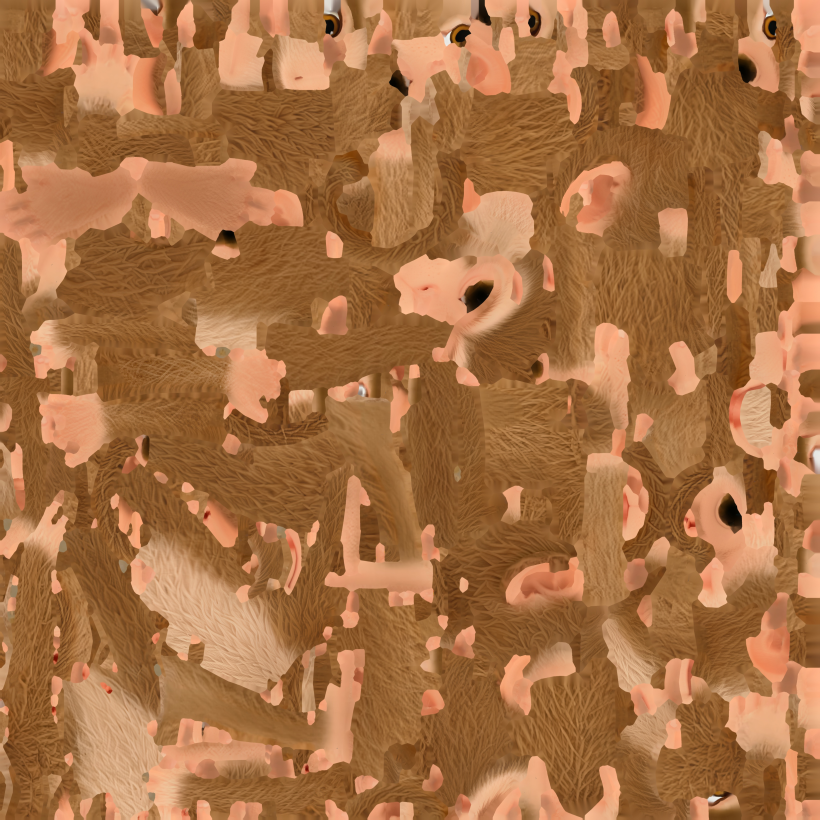
#> input picture assets/models/monkey/tripo-p2/monkey.fbm/monkey_basecolor.jpg, 4096 x 4096 px, found by its file name (shown at 1/5 size)
$ python monkey-maps.py
#> lines starting #> are read from the running program, lines starting #| are printed output that depends on the picture; after the words box and inside, x2 and y2 are one past the last pixel; in counts of white or black regions, pixels touching at a corner belong together
# Writes the web color map and the web normal map of the Tripo monkey from the maps of its FBX
# (design 4.5, assets/models/monkey/README.md, "Color map" and "Normal map"). The color map is the
# source image at 2048 pixels, with no change of a color: the fur, the brows, and the eye paint
# stay as the FBX shows them. The normal map limits each tilt of the source, scales it to 1024
# pixels, and stores the tilts times NORMAL_MAP_GAIN of src/scene/fur.ts. The output depends only on
# the input files and on cwebp 1.5.0.
#
# Usage: uv run --no-project --with numpy==2.5.4 --with pillow==13.0.0 python -I tools/monkey-maps.py
import os
import subprocess
import sys
import tempfile

import numpy as np
from PIL import Image

SOURCE = 'assets/models/monkey/tripo-p2/monkey.fbm/monkey_basecolor.jpg'
NORMAL_SOURCE = 'assets/models/monkey/tripo-p2/monkey.fbm/monkey_normal.jpg'
COLOR_OUT = 'assets/models/monkey/tripo-hand/monkey-color.webp'
NORMAL_OUT = 'assets/models/monkey/tripo-hand/monkey-normal.webp'
SIZE = 2048
NORMAL_SIZE = 1024
QUALITY = 60
#: The largest length of the x, y tilt of a normal of the source, and the gain of the stored tilts
#: (`NORMAL_MAP_GAIN` of src/scene/fur.ts). A larger tilt is a baked edge of the source mesh.
NORMAL_LIMIT = 0.2
NORMAL_GAIN = 4


def color_map():
    """Writes the color map: the source scaled to SIZE (Lanczos), WebP quality QUALITY, method 6."""
    image = Image.open(SOURCE).convert('RGB').resize((SIZE, SIZE), Image.LANCZOS)
    image.save(COLOR_OUT, 'WEBP', quality=QUALITY, method=6)
    print(f'{COLOR_OUT}: {SIZE} x {SIZE}, {os.path.getsize(COLOR_OUT)} bytes')


def normal_map():
    """Writes the normal map of the fur: each x, y tilt of the source limited to the length
    NORMAL_LIMIT, a box scale to NORMAL_SIZE, then the tilts times NORMAL_GAIN in red and green,
    255 in blue (the shader does not read it), and cwebp -q 60 -sharp_yuv -m 6. The limit comes
    before the gain, so that no stored value clips."""
    a = np.asarray(Image.open(NORMAL_SOURCE).convert('RGB')).astype(np.float64) / 255 * 2 - 1
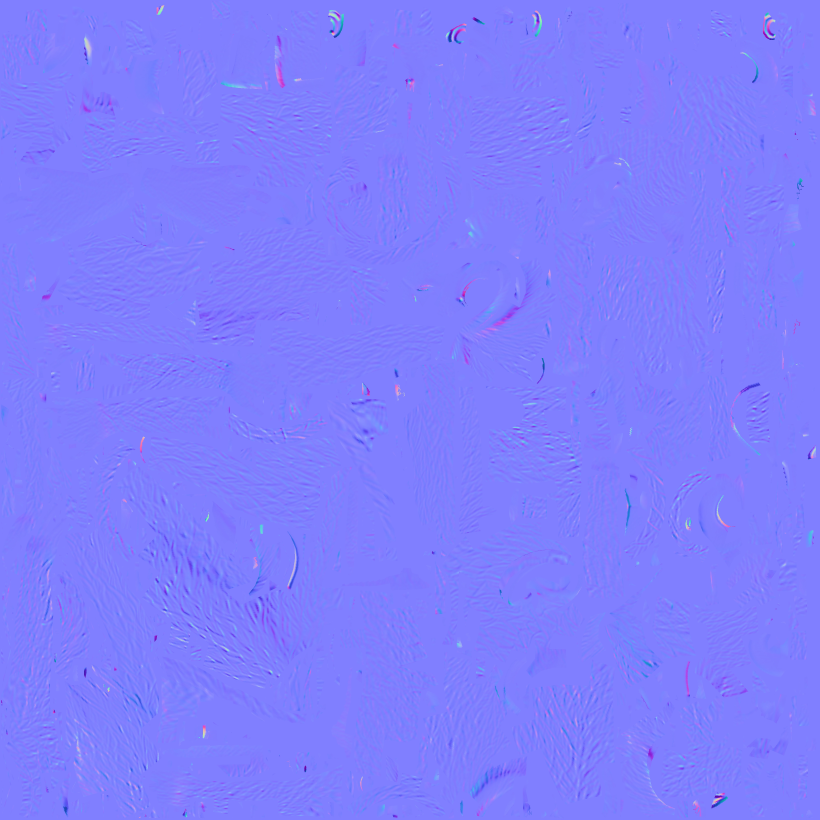
#> input picture assets/models/monkey/tripo-p2/monkey.fbm/monkey_normal.jpg, 4096 x 4096 px, found by its file name (shown at 1/5 size)
    t = a[..., :2].copy()
    length = np.linalg.norm(t, axis=-1)
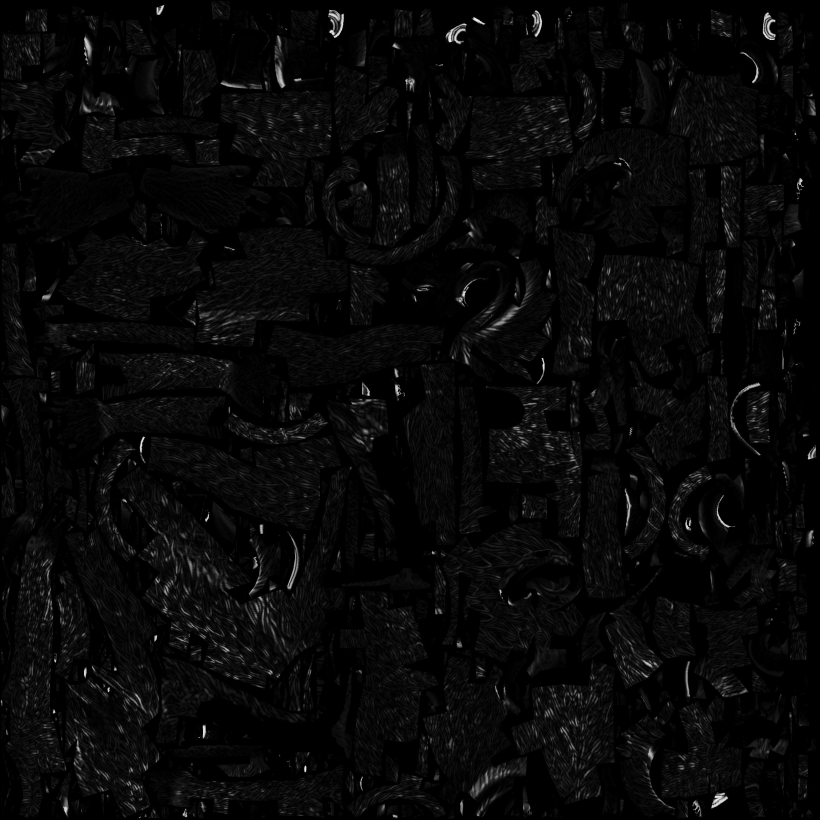
#> length: shape (4096, 4096) float64 (shown at 1/5 size); min 0.00555, max 1.06, mean 0.0405; drawn with min black and max white
    over = length > NORMAL_LIMIT
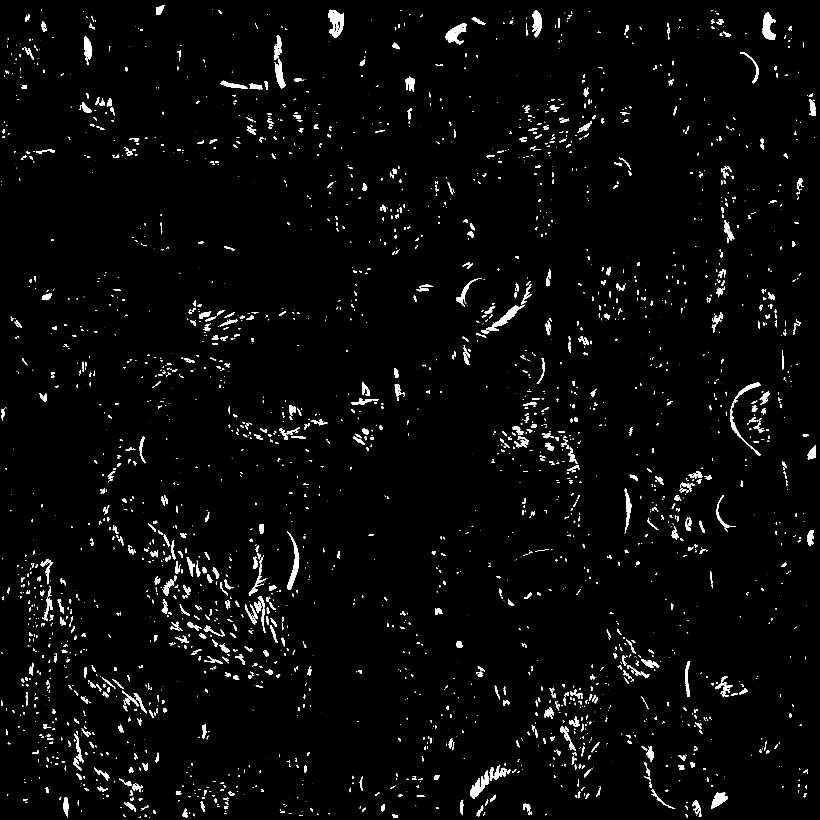
#> over: shape (4096, 4096) bool (shown at 1/5 size); 2.1% white; 3459 white regions (1347 under 20 px), largest, box (x1, y1, x2, y2) and area: (3813, 61, 3878, 200) 4915, (2350, 3851, 2444, 3994) 4672, (3651, 1911, 3803, 2277) 4606
    t[over] *= (NORMAL_LIMIT / length[over])[:, None]
    k = t.shape[0] // NORMAL_SIZE
#> k = 4
    small = t.reshape(NORMAL_SIZE, k, NORMAL_SIZE, k, 2).mean(axis=(1, 3))
    v = np.clip(small * NORMAL_GAIN, -1, 1)
    rgb = np.zeros((NORMAL_SIZE, NORMAL_SIZE, 3), np.uint8)
    rgb[..., :2] = np.round((v + 1) / 2 * 255).astype(np.uint8)
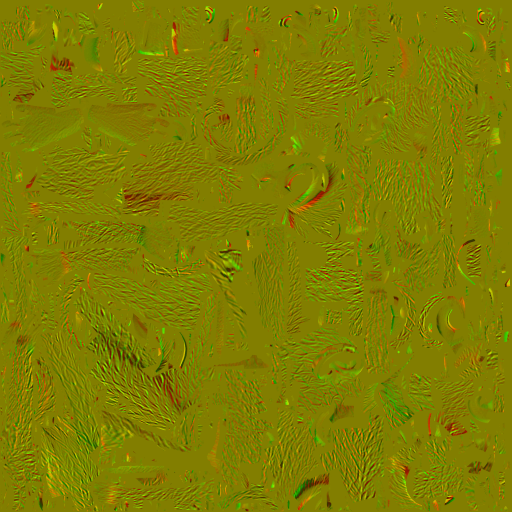
#> rgb: shape (1024, 1024, 3) (shown at 1/2 size); mean of channels 0, 1, 2 127.6, 125, 0; drawn as R, G, B
    rgb[..., 2] = 255
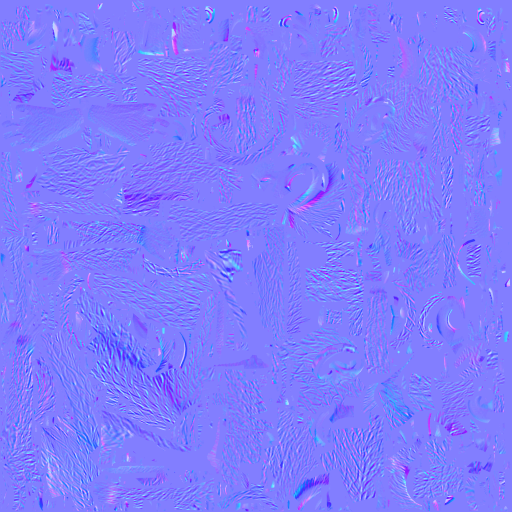
#> rgb: shape (1024, 1024, 3) (shown at 1/2 size); mean of channels 0, 1, 2 127.6, 125, 255; drawn as R, G, B
    with tempfile.TemporaryDirectory() as folder:
        png = os.path.join(folder, 'normal.png')
        Image.fromarray(rgb).save(png)
        subprocess.run(['cwebp', '-quiet', '-q', '60', '-sharp_yuv', '-m', '6', png, '-o', NORMAL_OUT],
                       check=True)
#> (this line was passed over: subprocess is not available in this run)
    print(f'{NORMAL_OUT}: {NORMAL_SIZE} x {NORMAL_SIZE}, {over.mean() * 100:.2f} % of the source '
          f'tilts limited, mean normal {np.round(a.reshape(-1, 3).mean(axis=0), 3).tolist()}')
#| assets/models/monkey/tripo-hand/monkey-normal.webp: 1024 x 1024, 2.13 % of the source tilts limited, mean normal [-0.0, -0.006, 0.992]


def main():
    which = sys.argv[1:] or ['color', 'normal']
    if 'color' in which:
        color_map()
    if 'normal' in which:
        normal_map()


if __name__ == '__main__':
    main()
